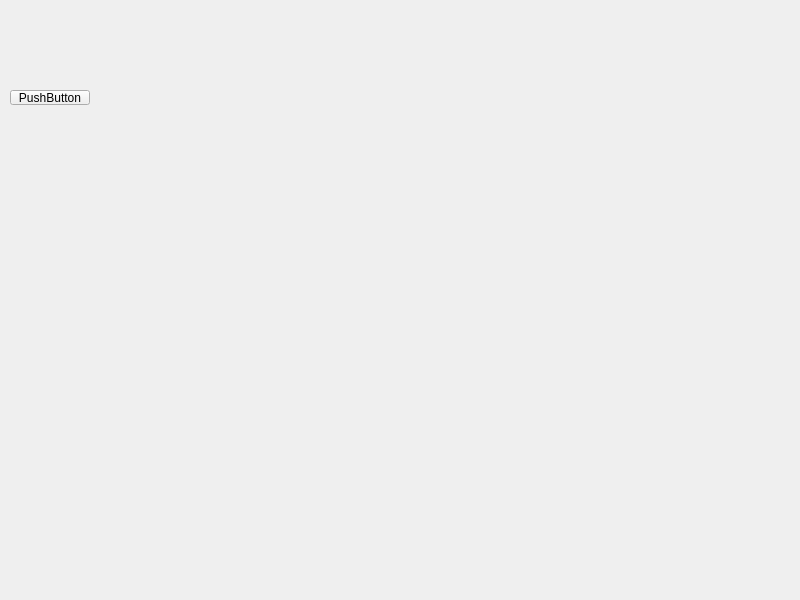
<?xml version="1.0" encoding="UTF-8"?>
<ui version="4.0">
 <class>Widget</class>
 <widget class="QWidget" name="Widget">
  <property name="geometry">
   <rect>
    <x>0</x>
    <y>0</y>
    <width>800</width>
    <height>600</height>
   </rect>
  </property>
  <property name="windowTitle">
   <string>Widget</string>
  </property>
  <widget class="QPushButton" name="pushButton">
   <property name="geometry">
    <rect>
     <x>10</x>
     <y>90</y>
     <width>80</width>
     <height>15</height>
    </rect>
   </property>
   <property name="text">
    <string>PushButton</string>
   </property>
  </widget>
 </widget>
 <resources/>
 <connections/>
</ui>
